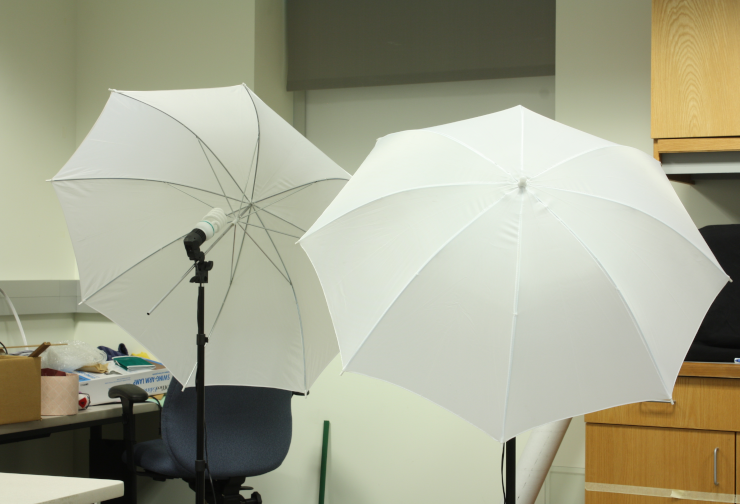
#> input picture Stereo_imagery/umbrellaL.png, 740 x 504 px
$ python disparity.py   (older library calls are emulated)
#> lines starting #> are read from the running program, lines starting #| are printed output that depends on the picture
import numpy as np
import cv2
import sys
from mpl_toolkits import mplot3d
from matplotlib import pyplot as plt


# ================================================
#
def getDisparityMap(imL, imR, numDisparities, blockSize):
    stereo = cv2.StereoBM_create(numDisparities=numDisparities, blockSize=blockSize)

    disparity = stereo.compute(imL, imR)
    disparity = disparity - disparity.min() + 1 # Add 1 so we don't get a zero depth, later
    disparity = disparity.astype(np.float32) / 16.0 # Map is fixed point int with 4 fractional bits

    return disparity # floating point image
# ================================================

def getDisparityMap(imL, imR, numDisparities = 64, blockSize = 7, input_type='grayscale', save_path='n'):
    stereo = cv2.StereoBM_create(numDisparities=numDisparities, blockSize=blockSize)

    if save_path:
        # Save input images
        plt.figure(figsize=(8, 4))

        plt.subplot(1, 2, 1)
        plt.imshow(imL, cmap='gray')
        plt.title('Left Input Image')
        plt.axis('off')

        plt.subplot(1, 2, 2)
        plt.imshow(imR, cmap='gray')
        plt.title('Right Input Image')
        plt.axis('off')
        plt.tight_layout()
        plt.savefig('input_images.png')
        plt.close()


    # Preprocess images based on input type
    if input_type == 'edge':
        # imL = cv2.Canny(imL, 25, 45)
        # imR = cv2.Canny(imR, 25, 45)

        imL = cv2.Canny(imL, 90, 150)
        imR = cv2.Canny(imR, 90, 150)
    disparity = stereo.compute(imL, imR)
    disparity = disparity - disparity.min() + 1  # Add 1 so we don't get a zero depth, later
    disparity = disparity.astype(np.float32) / 16.0  # Map is fixed point int with 4 fractional bits

    disparity = cv2.normalize(disparity, None, 0, 1, cv2.NORM_MINMAX, dtype=cv2.CV_32F)

    return disparity  # floating point image

# ================================================
#
def plot(disparity):
    # This just plots some sample points.  Change this function to
    # plot the 3D reconstruction from the disparity map and other values
    x = []
    y = []
    z = []
    for r in range(4):
        for c in range(4):
                x += [c]
                y += [r]
                z += [r*c]

    # Plt depths
    ax = plt.axes(projection ='3d')
    ax.scatter(x, y, z, 'green')

    # Labels
    ax.set_xlabel('x')
    ax.set_ylabel('y')
    ax.set_zlabel('z')

    plt.savefig('myplot.pdf', bbox_inches='tight') # Can also specify an image, e.g. myplot.png
    plt.show()


if __name__ == '__main__':

    imgL = cv2.imread('umbrellaL.png', cv2.IMREAD_GRAYSCALE)
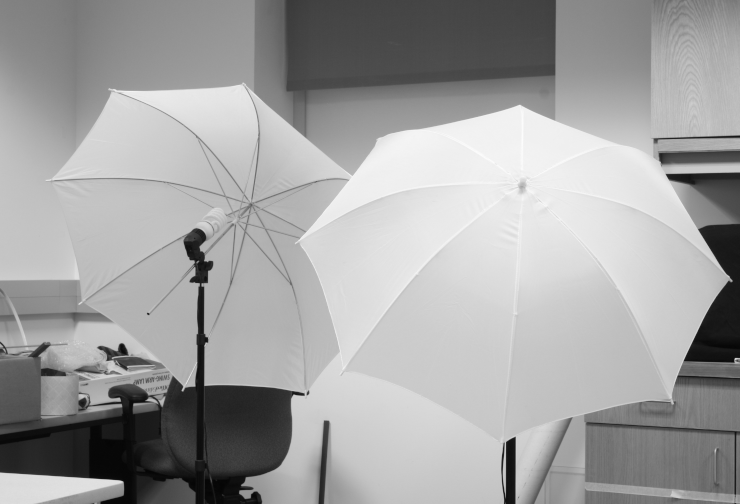
#> imgL: shape (504, 740); min 5, max 252, mean 161.7
    imgR = cv2.imread('umbrellaR.png', cv2.IMREAD_GRAYSCALE)
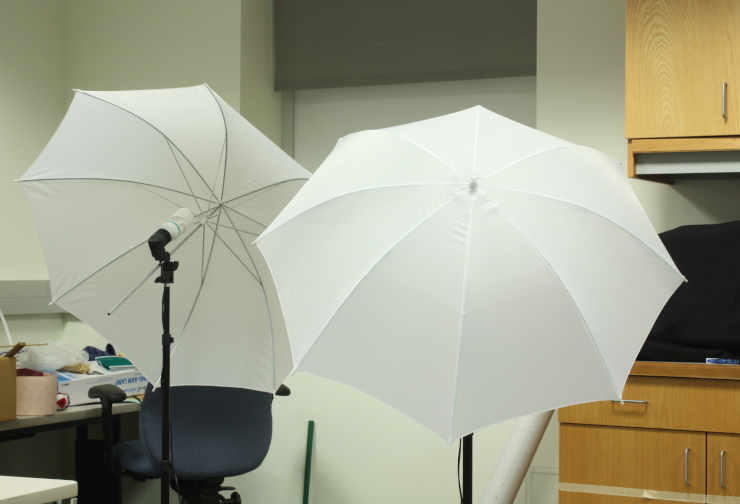
#> input picture Stereo_imagery/umbrellaR.png, 740 x 504 px
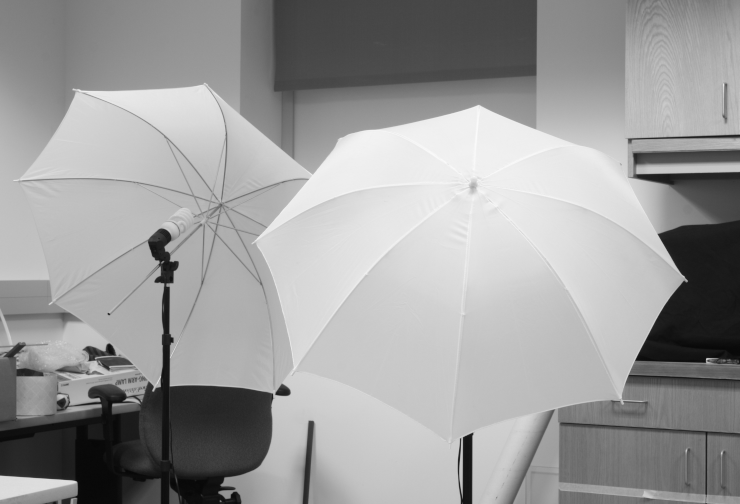
#> imgR: shape (504, 740); min 7, max 250, mean 155.8

    # Create a window to display the disparity map
    cv2.namedWindow('Disparity', cv2.WINDOW_NORMAL)

    # Default parameters
    numDisparities = 4  # Initial value set to the minimum allowed (4)
    blockSize = 7

    def update_disparity(_):
        global numDisparities, blockSize
        disparity = getDisparityMap(imgL, imgR, numDisparities, blockSize, "edge", "save")
        disparityImg = np.interp(disparity, (disparity.min(), disparity.max()), (0.0, 1.0))
        cv2.imshow('Disparity', disparityImg)

    # Create trackbars for parameter adjustment
    cv2.createTrackbar('Block Size', 'Disparity', blockSize, 100, update_disparity)
    cv2.createTrackbar('Num Disparities', 'Disparity', numDisparities, 16, update_disparity)

    while True:
        # Update parameters
        blockSize = cv2.getTrackbarPos('Block Size', 'Disparity')
        numDisparities = 16 * cv2.getTrackbarPos('Num Disparities', 'Disparity')  # Scale up by 16

        # Ensure blockSize is odd
        if blockSize % 2 == 0:
            blockSize += 1

        # Update disparity map
        disparity = getDisparityMap(imgL, imgR, numDisparities, blockSize,"edge")
#> in getDisparityMap, `plt.savefig('input_images.png')`:
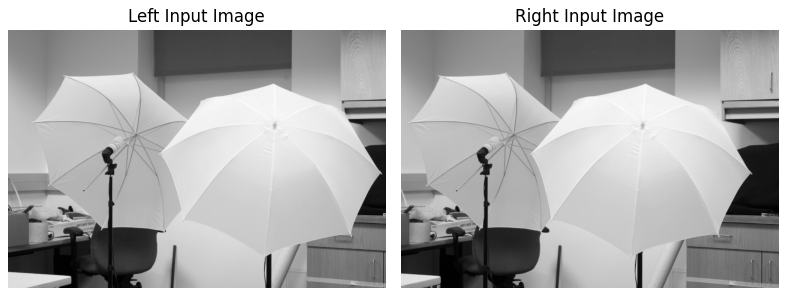
#> figure drawn by matplotlib, 2 panels
#> in getDisparityMap, `imL = cv2.Canny(imL, 90, 150)`:
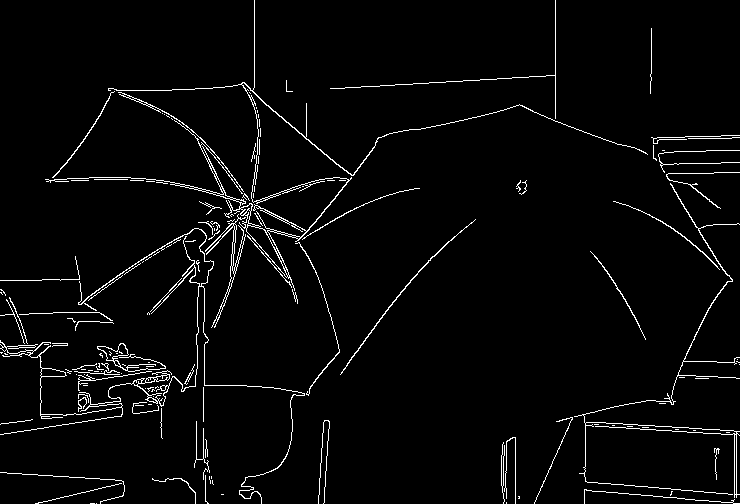
#> imL: shape (504, 740); 3.2% white in thin lines or dots
#> in getDisparityMap, `imR = cv2.Canny(imR, 90, 150)`:
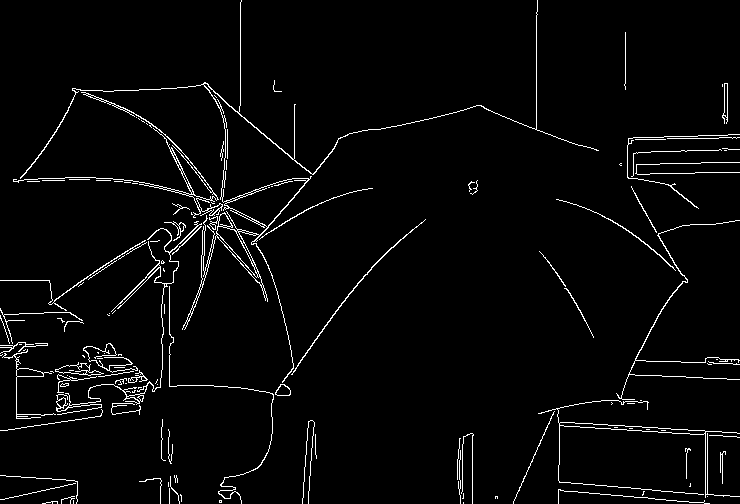
#> imR: shape (504, 740); 3.1% white in thin lines or dots
#> in getDisparityMap, `disparity = stereo.compute(imL, imR)`:
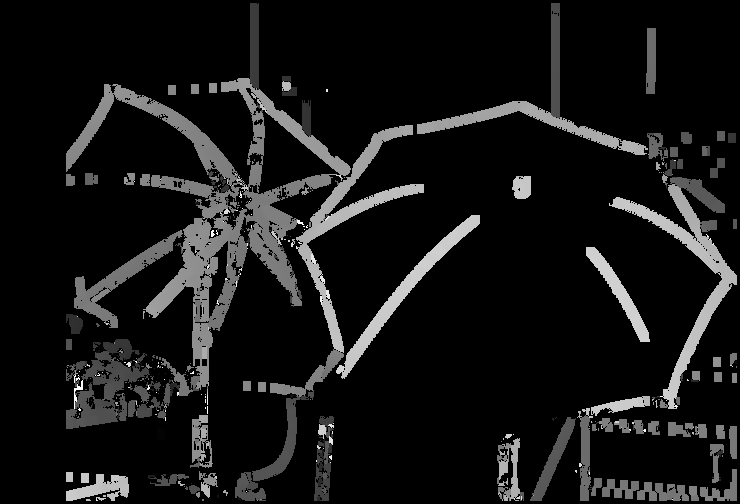
#> disparity: shape (504, 740) int16; min -16, max 1008, mean 70.9; drawn with min black and max white
        disparityImg = np.interp(disparity, (disparity.min(), disparity.max()), (0.0, 1.0))

        # Show result
        cv2.imshow('Disparity', disparityImg)

        # Check for key press
        key = cv2.waitKey(1)
#> (key Esc is pressed here)
        if key == ord(' ') or key == 27:
            break

    cv2.destroyAllWindows()
